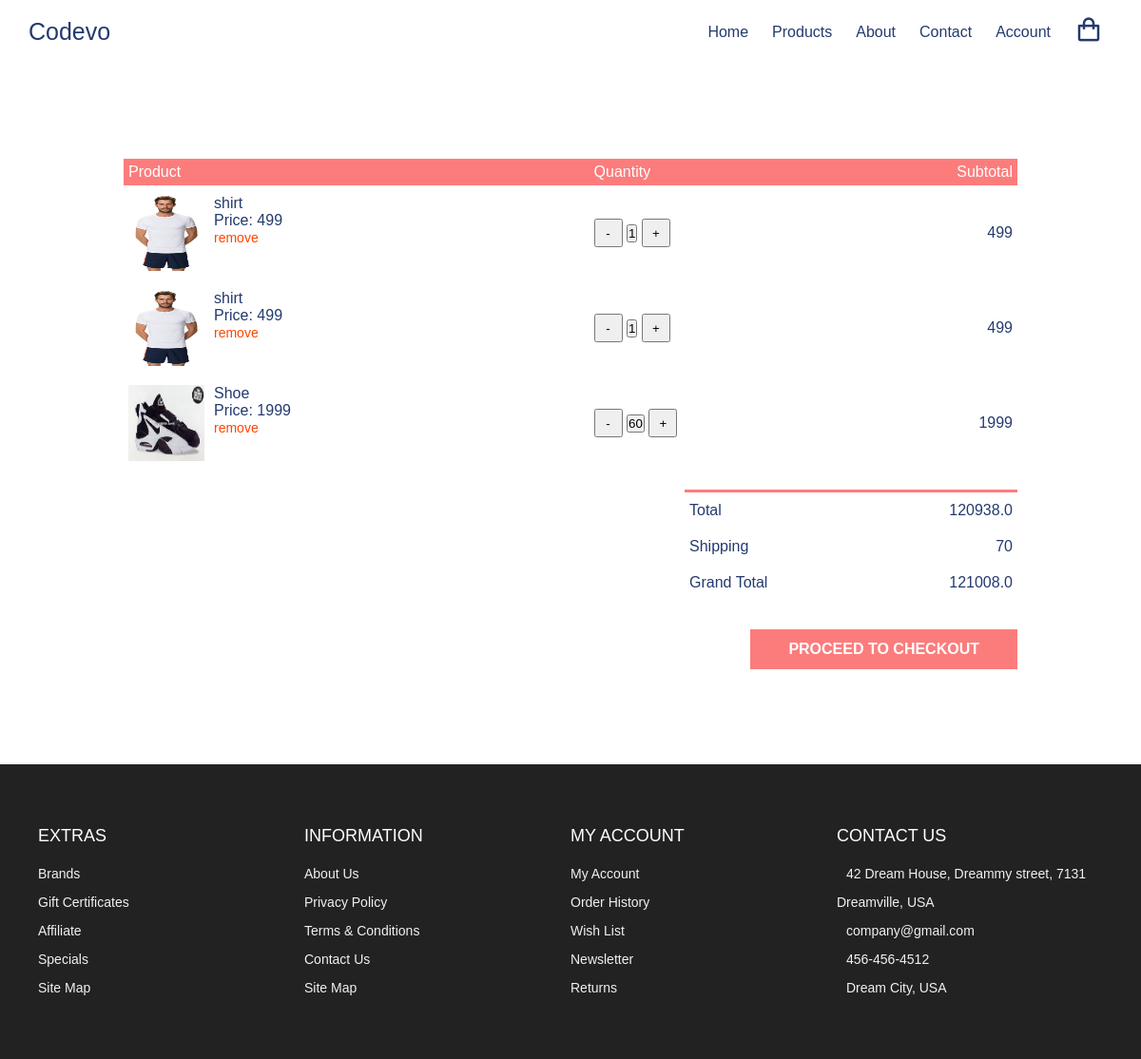
The app's page /cart/ (signed in) with its own data.
### home/models.py (models this page shows, shortened)
class Cart(models.Model):
    user = models.ForeignKey(User,on_delete=models.CASCADE)
    product = models.ForeignKey(Product,on_delete=models.CASCADE )
    quantity = models.PositiveIntegerField(default=1)

class Product(models.Model):
    product_name = models.CharField(max_length=30)
    desc = models.CharField(max_length=100)
    product_img = models.ImageField(upload_to="product")
    product_price =models.IntegerField()
    product_date = models.DateTimeField(auto_now_add=True)

### home/views.py (the view)
# urls.py: path("cart/",views.cart , name="cart"),
def cart(request):
    if request.user.is_authenticated:
        user = request.user
        cart = Cart.objects.filter(user=user)
        amount = 0.0
        shiping_amount=70.0
        total_amount = 0.0
        cart_products = [p for p in Cart.objects.all() if p.user==user]
        if cart_products:
            for p in cart_products:
                tempamount = (p.quantity*p.product.product_price)
                amount += tempamount
                totalamount=amount+shiping_amount
        return render(request,"cart.html",{"carts":cart,"totalamount":totalamount,"amount":amount})
    else:
        return render(request,"signup.html")

### templates/cart.html (shortened to what this page needs)
<!DOCTYPE html>
{% load static %}
<html lang="en">
<head>
  <link rel="stylesheet" href="https://cdn.jsdelivr.net/npm/boxicons@latest/css/boxicons.min.css" />
  <link rel="stylesheet" href="{% static "style.css" %}" />
</head>
<body>
  <nav class="nav">
    <div class="navigation container">
      <div class="logo">
        <h1>Codevo</h1>
      </div>
      <div class="menu">
        <ul class="nav-list">
          <li class="nav-item">
            <a href="{% url "home" %}" class="nav-link">Home</a>
          </li>
          <li class="nav-item">
            <a href="{% url "product" %}" class="nav-link">Products</a>
          </li>
          <li class="nav-item">
            <a href="#about" class="nav-link">About</a>
          </li>
          <li class="nav-item">
            <a href="#contact" class="nav-link">Contact</a>
          </li>
          <li class="nav-item">
            <a href="{% url "signup" %}" class="nav-link">Account</a>
          </li>
          <li class="nav-item">
            <a href="{% url "cart" %}" class="nav-link icon"><i class="bx bx-shopping-bag"></i></a>
          </li>
        </ul>
      </div>
    </div>
  </nav>
  <div class="container-md cart">
    <table>
      <tr>
        <th>Product</th>
        <th>Quantity</th>
        <th>Subtotal</th>
      </tr>
    {% for cart in carts %}
      <tr>
        <td>
          <div class="cart-info">
            <img src="{{ cart.product.product_img.url }}" alt="">
            <div>
              <p> {{cart.product.product_name}}<p>
              <span>Price: {{cart.product.product_price}}</span>
              <br />
              <a class="Remove " href="#">remove</a>
            </div>
          </div>
        </td>
        <td>
          <div>
          <button href="" class="minus-cart " pid={{cart.product.id}} style="width:30px;height:30px;">-</button>
          <button style="max-width: 35px;" id="quantity" min="1"> {{cart.quantity}} </button>
           <button class="plus-cart" href="" pid={{cart.product.id}} style="width:30px;height:30px;">+</button>
          </div>
        </td>
        <td>{{cart.product.product_price}}</td>
      </tr>
      {% endfor %}
    </table>
    <div class="total-price" id="totalprice">
      <table>
        <tr>
          <td>Total</td>
          <td id="amount">{{amount}}</td>
        </tr>
        <tr>
          <td>Shipping</td>
          <td>70</td>
        </tr>
        <tr>
          <td>Grand Total</td>
          <td>{{totalamount}}</td>
        </tr>
      </table>
      <a href="{% url "checkout" %}" class="checkout btn">Proceed To Checkout</a>
    </div>
  </div>
  <footer id="footer" class="section footer">
    <div class="container">
      <div class="footer-container">
        <div class="footer-center">
          <h3>EXTRAS</h3>
          <a href="#">Brands</a>
          <a href="#">Gift Certificates</a>
          <a href="#">Affiliate</a>
          <a href="#">Specials</a>
          <a href="#">Site Map</a>
        </div>
        <div class="footer-center">
          <h3>INFORMATION</h3>
          <a href="#">About Us</a>
          <a href="#">Privacy Policy</a>
          <a href="#">Terms & Conditions</a>
          <a href="#">Contact Us</a>
          <a href="#">Site Map</a>
        </div>
        <div class="footer-center">
          <h3>MY ACCOUNT</h3>
          <a href="#">My Account</a>
          <a href="#">Order History</a>
          <a href="#">Wish List</a>
          <a href="#">Newsletter</a>
          <a href="#">Returns</a>
        </div>
        <div class="footer-center">
          <h3>CONTACT US</h3>
          <div>
            42 Dream House, Dreammy street, 7131 Dreamville, USA
          </div>
          <div>
            company@gmail.com
          </div>
          <div>
            456-456-4512
          </div>
          <div>
            Dream City, USA
          </div>
        </div>
      </div>
    </div>
  </footer>
</body>
</html>

### static/style.css (style rules this page uses)
:root { --white: #fff; --black: #222; --pink: #f60091; --grey: #444; --grey2: #959595; --grey-alt: #d1e2e9; --yellow: #ffd800; --green: #59b210; }
*, *::before, *::after { margin: 0; padding: 0; box-sizing: inherit; }
html { scroll-behavior: smooth; box-sizing: border-box; font-size: 62.5%; }
body { font-family: "Poppins", sans-serif; font-size: 1.6rem; font-weight: 400; background-color: #fff; color: #243a6f; position: relative; z-index: 1; }
h1, h2, h3, h4 { font-weight: 500; }
a { color: inherit; text-decoration: none; }
img { max-width: 100%; }
li { list-style: none; }
.container { max-width: 120rem; margin: 0 auto; }
.container-md { max-width: 100rem; margin: 0 auto; }
@media only screen and (max-width: 1200px) { .container { padding: 0 3rem; } }
@media only screen and (max-width: 1200px) { .container-md { padding: 0 3rem; } }
.nav { padding: 1.6rem 0; }
.navigation { display: flex; align-items: center; justify-content: space-between; }
.logo h1 { font-size: 2.5rem; }
.nav-list { display: flex; align-items: center; }
.nav-item:not(:last-child) { margin-right: 0.5rem; }
.nav-link:link, .nav-link:visited { padding: 0.8rem 1rem; transition: all 300ms ease-in-out; }
.nav-link.icon { font-size: 3rem; }
.btn { display: inline-block; background-color: #fc7c7c; padding: 1.2rem 4rem; color: #fff; font-weight: 600; text-transform: uppercase; margin-top: 3rem; }
.section { padding: 10rem 0 5rem 0; }
.footer { background-color: var(--black); padding: 6rem 1rem; line-height: 3rem; }
.footer-container { display: grid; grid-template-columns: repeat(4, 1fr); color: var(--white); }
.footer-center a:link, .footer-center a:visited { display: block; color: #f1f1f1; font-size: 1.4rem; transition: 0.6s; }
.footer-center div { color: #f1f1f1; font-size: 1.4rem; }
.footer-center h3 { font-size: 1.8rem; font-weight: 400; margin-bottom: 1rem; }
.cart { margin: 10rem auto; }
table { width: 100%; border-collapse: collapse; }
.cart-info { display: flex; flex-wrap: wrap; }
th { text-align: left; padding: 0.5rem; color: #fff; background-color: #fc7c7c; font-weight: normal; }
td { padding: 1rem 0.5rem; }
td a { color: orangered; font-size: 1.4rem; }
td img { width: 8rem; height: 8rem; margin-right: 1rem; }
.total-price { display: flex; justify-content: flex-end; align-items: end; flex-direction: column; margin-top: 2rem; }
.total-price table { border-top: 3px solid #fc7c7c; width: 100%; max-width: 35rem; }
td:last-child { text-align: right; }
th:last-child { text-align: right; }

### records on screen
Cart: product.product_img (picture), product.product_name "shirt", product.product_price "499", quantity "1"
Cart: product.product_img (picture), product.product_name "shirt", product.product_price "499", quantity "1"
Cart: product.product_img (picture), product.product_name "Shoe", product.product_price "1999", quantity "60"

### other values on screen
{{ amount }} "120938.0"
{{ totalamount }} "121008.0"
